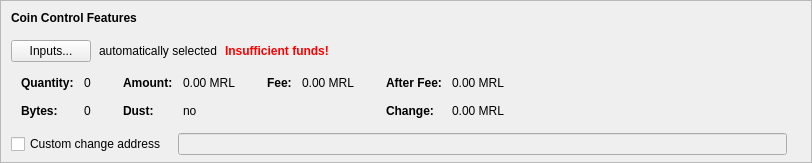
      <widget class="QFrame" name="frameCoinControl">
       <property name="sizePolicy">
        <sizepolicy hsizetype="Expanding" vsizetype="Fixed">
         <horstretch>0</horstretch>
         <verstretch>0</verstretch>
        </sizepolicy>
       </property>
       <property name="maximumSize">
        <size>
         <width>16777215</width>
         <height>16777215</height>
        </size>
       </property>
       <property name="frameShape">
        <enum>QFrame::StyledPanel</enum>
       </property>
       <property name="frameShadow">
        <enum>QFrame::Sunken</enum>
       </property>
       <layout class="QVBoxLayout" name="verticalLayoutCoinControl2">
        <property name="spacing">
         <number>0</number>
        </property>
        <property name="leftMargin">
         <number>0</number>
        </property>
        <property name="topMargin">
         <number>0</number>
        </property>
        <property name="rightMargin">
         <number>0</number>
        </property>
        <property name="bottomMargin">
         <number>6</number>
        </property>
        <item>
         <layout class="QVBoxLayout" name="verticalLayoutCoinControl" stretch="0,0,0,0,0">
          <property name="spacing">
           <number>0</number>
          </property>
          <property name="leftMargin">
           <number>10</number>
          </property>
          <property name="topMargin">
           <number>10</number>
          </property>
          <item>
           <layout class="QHBoxLayout" name="horizontalLayoutCoinControl1">
            <property name="bottomMargin">
             <number>15</number>
            </property>
            <item>
             <widget class="QLabel" name="labelCoinControlFeatures">
              <property name="sizePolicy">
               <sizepolicy hsizetype="Preferred" vsizetype="Maximum">
                <horstretch>0</horstretch>
                <verstretch>0</verstretch>
               </sizepolicy>
              </property>
              <property name="font">
               <font>
                <weight>75</weight>
                <bold>true</bold>
               </font>
              </property>
              <property name="styleSheet">
               <string notr="true">font-weight:bold;</string>
              </property>
              <property name="text">
               <string>Coin Control Features</string>
              </property>
             </widget>
            </item>
           </layout>
          </item>
          <item>
           <layout class="QHBoxLayout" name="horizontalLayoutCoinControl2" stretch="0,0,0,0">
            <property name="spacing">
             <number>8</number>
            </property>
            <property name="bottomMargin">
             <number>10</number>
            </property>
            <item>
             <widget class="QPushButton" name="pushButtonCoinControl">
              <property name="styleSheet">
               <string notr="true"/>
              </property>
              <property name="text">
               <string>Inputs...</string>
              </property>
              <property name="autoDefault">
               <bool>false</bool>
              </property>
             </widget>
            </item>
            <item>
             <widget class="QLabel" name="labelCoinControlAutomaticallySelected">
              <property name="text">
               <string>automatically selected</string>
              </property>
              <property name="margin">
               <number>5</number>
              </property>
             </widget>
            </item>
            <item>
             <widget class="QLabel" name="labelCoinControlInsuffFunds">
              <property name="font">
               <font>
                <weight>75</weight>
                <bold>true</bold>
               </font>
              </property>
              <property name="styleSheet">
               <string notr="true">color:red;font-weight:bold;</string>
              </property>
              <property name="text">
               <string>Insufficient funds!</string>
              </property>
              <property name="margin">
               <number>5</number>
              </property>
             </widget>
            </item>
            <item>
             <spacer name="horizontalSpacerCoinControl">
              <property name="orientation">
               <enum>Qt::Horizontal</enum>
              </property>
              <property name="sizeHint" stdset="0">
               <size>
                <width>40</width>
                <height>1</height>
               </size>
              </property>
             </spacer>
            </item>
           </layout>
          </item>
          <item>
           <widget class="QWidget" name="widgetCoinControl" native="true">
            <property name="sizePolicy">
             <sizepolicy hsizetype="Preferred" vsizetype="Preferred">
              <horstretch>0</horstretch>
              <verstretch>0</verstretch>
             </sizepolicy>
            </property>
            <property name="minimumSize">
             <size>
              <width>0</width>
              <height>0</height>
             </size>
            </property>
            <property name="styleSheet">
             <string notr="true"/>
            </property>
            <layout class="QHBoxLayout" name="horizontalLayoutCoinControl5">
             <property name="leftMargin">
              <number>0</number>
             </property>
             <property name="topMargin">
              <number>0</number>
             </property>
             <property name="rightMargin">
              <number>0</number>
             </property>
             <property name="bottomMargin">
              <number>0</number>
             </property>
             <item>
              <layout class="QHBoxLayout" name="horizontalLayoutCoinControl3" stretch="0,0,0,1">
               <property name="spacing">
                <number>20</number>
               </property>
               <property name="topMargin">
                <number>0</number>
               </property>
               <property name="bottomMargin">
                <number>10</number>
               </property>
               <item>
                <layout class="QFormLayout" name="formLayoutCoinControl1">
                 <property name="horizontalSpacing">
                  <number>10</number>
                 </property>
                 <property name="verticalSpacing">
                  <number>14</number>
                 </property>
                 <property name="leftMargin">
                  <number>10</number>
                 </property>
                 <property name="topMargin">
                  <number>4</number>
                 </property>
                 <property name="rightMargin">
                  <number>6</number>
                 </property>
                 <item row="0" column="0">
                  <widget class="QLabel" name="labelCoinControlQuantityText">
                   <property name="font">
                    <font>
                     <weight>75</weight>
                     <bold>true</bold>
                    </font>
                   </property>
                   <property name="text">
                    <string>Quantity:</string>
                   </property>
                   <property name="margin">
                    <number>0</number>
                   </property>
                  </widget>
                 </item>
                 <item row="0" column="1">
                  <widget class="QLabel" name="labelCoinControlQuantity">
                   <property name="cursor">
                    <cursorShape>IBeamCursor</cursorShape>
                   </property>
                   <property name="contextMenuPolicy">
                    <enum>Qt::ActionsContextMenu</enum>
                   </property>
                   <property name="text">
                    <string notr="true">0</string>
                   </property>
                   <property name="margin">
                    <number>0</number>
                   </property>
                   <property name="textInteractionFlags">
                    <set>Qt::LinksAccessibleByMouse|Qt::TextSelectableByKeyboard|Qt::TextSelectableByMouse</set>
                   </property>
                  </widget>
                 </item>
                 <item row="1" column="0">
                  <widget class="QLabel" name="labelCoinControlBytesText">
                   <property name="font">
                    <font>
                     <weight>75</weight>
                     <bold>true</bold>
                    </font>
                   </property>
                   <property name="text">
                    <string>Bytes:</string>
                   </property>
                  </widget>
                 </item>
                 <item row="1" column="1">
                  <widget class="QLabel" name="labelCoinControlBytes">
                   <property name="cursor">
                    <cursorShape>IBeamCursor</cursorShape>
                   </property>
                   <property name="contextMenuPolicy">
                    <enum>Qt::ActionsContextMenu</enum>
                   </property>
                   <property name="text">
                    <string notr="true">0</string>
                   </property>
                   <property name="textInteractionFlags">
                    <set>Qt::LinksAccessibleByMouse|Qt::TextSelectableByKeyboard|Qt::TextSelectableByMouse</set>
                   </property>
                  </widget>
                 </item>
                </layout>
               </item>
               <item>
                <layout class="QFormLayout" name="formLayoutCoinControl2">
                 <property name="horizontalSpacing">
                  <number>10</number>
                 </property>
                 <property name="verticalSpacing">
                  <number>14</number>
                 </property>
                 <property name="leftMargin">
                  <number>6</number>
                 </property>
                 <property name="topMargin">
                  <number>4</number>
                 </property>
                 <property name="rightMargin">
                  <number>6</number>
                 </property>
                 <item row="0" column="0">
                  <widget class="QLabel" name="labelCoinControlAmountText">
                   <property name="font">
                    <font>
                     <weight>75</weight>
                     <bold>true</bold>
                    </font>
                   </property>
                   <property name="text">
                    <string>Amount:</string>
                   </property>
                   <property name="margin">
                    <number>0</number>
                   </property>
                  </widget>
                 </item>
                 <item row="0" column="1">
                  <widget class="QLabel" name="labelCoinControlAmount">
                   <property name="cursor">
                    <cursorShape>IBeamCursor</cursorShape>
                   </property>
                   <property name="contextMenuPolicy">
                    <enum>Qt::ActionsContextMenu</enum>
                   </property>
                   <property name="text">
                    <string notr="true">0.00 MRL</string>
                   </property>
                   <property name="textInteractionFlags">
                    <set>Qt::LinksAccessibleByMouse|Qt::TextSelectableByKeyboard|Qt::TextSelectableByMouse</set>
                   </property>
                  </widget>
                 </item>
                 <item row="1" column="0">
                  <widget class="QLabel" name="labelCoinControlLowOutputText">
                   <property name="font">
                    <font>
                     <weight>75</weight>
                     <bold>true</bold>
                    </font>
                   </property>
                   <property name="text">
                    <string>Dust:</string>
                   </property>
                  </widget>
                 </item>
                 <item row="1" column="1">
                  <widget class="QLabel" name="labelCoinControlLowOutput">
                   <property name="cursor">
                    <cursorShape>IBeamCursor</cursorShape>
                   </property>
                   <property name="contextMenuPolicy">
                    <enum>Qt::ActionsContextMenu</enum>
                   </property>
                   <property name="text">
                    <string notr="true">no</string>
                   </property>
                   <property name="textInteractionFlags">
                    <set>Qt::LinksAccessibleByMouse|Qt::TextSelectableByKeyboard|Qt::TextSelectableByMouse</set>
                   </property>
                  </widget>
                 </item>
                </layout>
               </item>
               <item>
                <layout class="QFormLayout" name="formLayoutCoinControl3">
                 <property name="horizontalSpacing">
                  <number>10</number>
                 </property>
                 <property name="verticalSpacing">
                  <number>14</number>
                 </property>
                 <property name="leftMargin">
                  <number>6</number>
                 </property>
                 <property name="topMargin">
                  <number>4</number>
                 </property>
                 <property name="rightMargin">
                  <number>6</number>
                 </property>
                 <item row="0" column="0">
                  <widget class="QLabel" name="labelCoinControlFeeText">
                   <property name="font">
                    <font>
                     <weight>75</weight>
                     <bold>true</bold>
                    </font>
                   </property>
                   <property name="text">
                    <string>Fee:</string>
                   </property>
                   <property name="margin">
                    <number>0</number>
                   </property>
                  </widget>
                 </item>
                 <item row="0" column="1">
                  <widget class="QLabel" name="labelCoinControlFee">
                   <property name="cursor">
                    <cursorShape>IBeamCursor</cursorShape>
                   </property>
                   <property name="contextMenuPolicy">
                    <enum>Qt::ActionsContextMenu</enum>
                   </property>
                   <property name="text">
                    <string notr="true">0.00 MRL</string>
                   </property>
                   <property name="textInteractionFlags">
                    <set>Qt::LinksAccessibleByMouse|Qt::TextSelectableByKeyboard|Qt::TextSelectableByMouse</set>
                   </property>
                  </widget>
                 </item>
                </layout>
               </item>
               <item>
                <layout class="QFormLayout" name="formLayoutCoinControl4">
                 <property name="horizontalSpacing">
                  <number>10</number>
                 </property>
                 <property name="verticalSpacing">
                  <number>14</number>
                 </property>
                 <property name="leftMargin">
                  <number>6</number>
                 </property>
                 <property name="topMargin">
                  <number>4</number>
                 </property>
                 <property name="rightMargin">
                  <number>6</number>
                 </property>
                 <item row="0" column="0">
                  <widget class="QLabel" name="labelCoinControlAfterFeeText">
                   <property name="font">
                    <font>
                     <weight>75</weight>
                     <bold>true</bold>
                    </font>
                   </property>
                   <property name="text">
                    <string>After Fee:</string>
                   </property>
                   <property name="margin">
                    <number>0</number>
                   </property>
                  </widget>
                 </item>
                 <item row="0" column="1">
                  <widget class="QLabel" name="labelCoinControlAfterFee">
                   <property name="cursor">
                    <cursorShape>IBeamCursor</cursorShape>
                   </property>
                   <property name="contextMenuPolicy">
                    <enum>Qt::ActionsContextMenu</enum>
                   </property>
                   <property name="text">
                    <string notr="true">0.00 MRL</string>
                   </property>
                   <property name="textInteractionFlags">
                    <set>Qt::LinksAccessibleByMouse|Qt::TextSelectableByKeyboard|Qt::TextSelectableByMouse</set>
                   </property>
                  </widget>
                 </item>
                 <item row="1" column="0">
                  <widget class="QLabel" name="labelCoinControlChangeText">
                   <property name="font">
                    <font>
                     <weight>75</weight>
                     <bold>true</bold>
                    </font>
                   </property>
                   <property name="text">
                    <string>Change:</string>
                   </property>
                  </widget>
                 </item>
                 <item row="1" column="1">
                  <widget class="QLabel" name="labelCoinControlChange">
                   <property name="cursor">
                    <cursorShape>IBeamCursor</cursorShape>
                   </property>
                   <property name="contextMenuPolicy">
                    <enum>Qt::ActionsContextMenu</enum>
                   </property>
                   <property name="text">
                    <string notr="true">0.00 MRL</string>
                   </property>
                   <property name="textInteractionFlags">
                    <set>Qt::LinksAccessibleByMouse|Qt::TextSelectableByKeyboard|Qt::TextSelectableByMouse</set>
                   </property>
                  </widget>
                 </item>
                </layout>
               </item>
              </layout>
             </item>
            </layout>
           </widget>
          </item>
          <item>
           <layout class="QHBoxLayout" name="horizontalLayoutCoinControl4" stretch="0,0,0">
            <property name="spacing">
             <number>12</number>
            </property>
            <property name="sizeConstraint">
             <enum>QLayout::SetDefaultConstraint</enum>
            </property>
            <property name="topMargin">
             <number>5</number>
            </property>
            <property name="rightMargin">
             <number>5</number>
            </property>
            <item>
             <widget class="QCheckBox" name="checkBoxCoinControlChange">
              <property name="toolTip">
               <string>If this is activated, but the change address is empty or invalid, change will be sent to a newly generated address.</string>
              </property>
              <property name="text">
               <string>Custom change address</string>
              </property>
             </widget>
            </item>
            <item>
             <widget class="QValidatedLineEdit" name="lineEditCoinControlChange">
              <property name="enabled">
               <bool>false</bool>
              </property>
              <property name="sizePolicy">
               <sizepolicy hsizetype="Expanding" vsizetype="Fixed">
                <horstretch>0</horstretch>
                <verstretch>0</verstretch>
               </sizepolicy>
              </property>
             </widget>
            </item>
            <item>
             <widget class="QLabel" name="labelCoinControlChangeLabel">
              <property name="sizePolicy">
               <sizepolicy hsizetype="Preferred" vsizetype="Expanding">
                <horstretch>0</horstretch>
                <verstretch>0</verstretch>
               </sizepolicy>
              </property>
              <property name="minimumSize">
               <size>
                <width>0</width>
                <height>0</height>
               </size>
              </property>
              <property name="text">
               <string/>
              </property>
              <property name="margin">
               <number>3</number>
              </property>
             </widget>
            </item>
           </layout>
          </item>
          <item>
           <spacer name="verticalSpacerCoinControl">
            <property name="orientation">
             <enum>Qt::Vertical</enum>
            </property>
            <property name="sizeHint" stdset="0">
             <size>
              <width>800</width>
              <height>1</height>
             </size>
            </property>
           </spacer>
          </item>
         </layout>
        </item>
       </layout>
      </widget>
